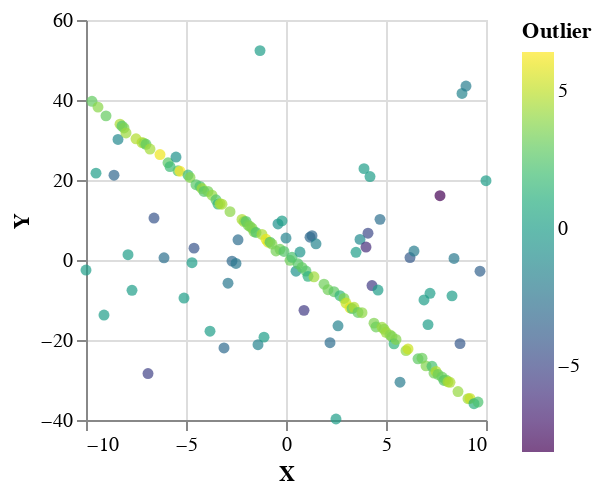

This figure's notebook cell:
### Code cell
plotVega  $ take 5000 (zip (fst <$> samples) (outlierProb mhRuns))

### Figure 1 — Vega-Lite specification as saved in the notebook (floating-point values rounded to 4 significant figures; data arrays with more than 128 entries replaced by an {"elided": "..."} marker saying what was removed)
{"$schema": "https://vega.github.io/schema/vega-lite/v4.json", "data": {"values": {"elided": "201 records"}}, "encoding": {"color": {"field": "Outlier", "scale": {"scheme": "viridis"}, "type": "quantitative"}, "x": {"field": "X", "type": "quantitative"}, "y": {"field": "Y", "type": "quantitative"}}, "height": 200, "mark": "circle", "width": 200}
